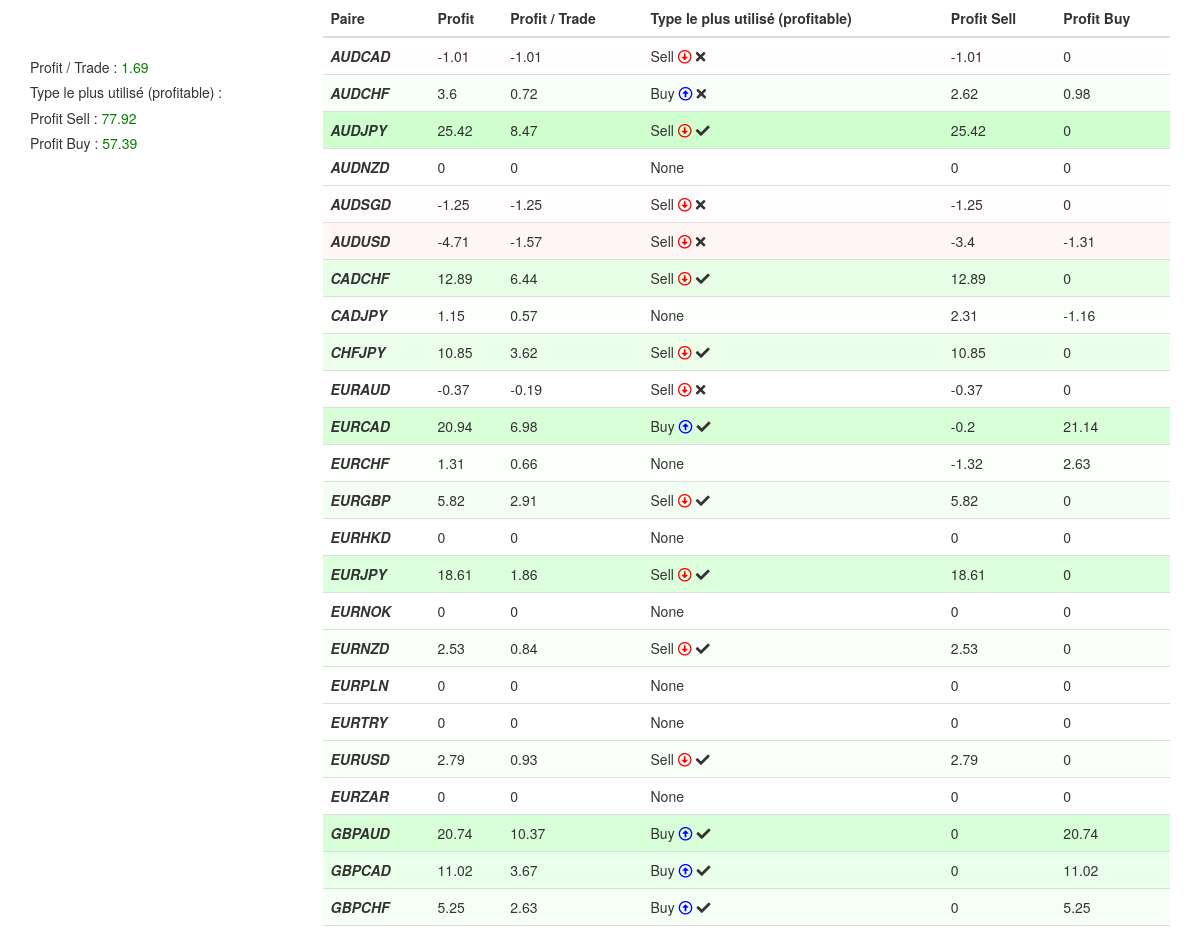
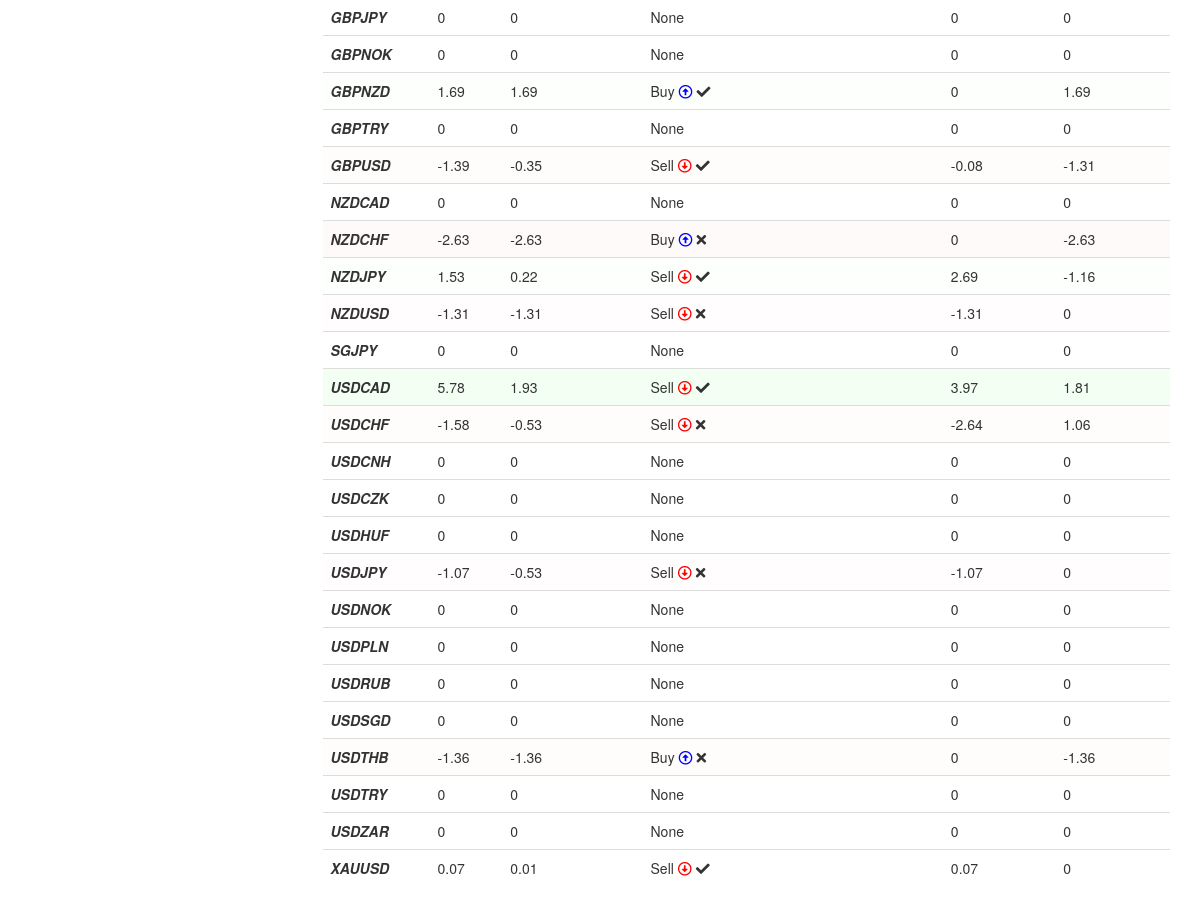
The page / on the database its author committed (2 pictures, top to bottom).
### tables this page shows
CREATE TABLE `trade` (
  `ID` int(11) NOT NULL,
  `Paire` varchar(6) NOT NULL,
  `Trade_type` varchar(4) NOT NULL,
  `resultat` float NOT NULL
);

### index.php (the view, shortened to what this page needs)
<?php
    include("bdd.php");
    $data = [];
    $req_all_paire = $bdd->query('SELECT * FROM paire');
    while($paire = $req_all_paire->fetch()['NOM']) {
        $data[$paire]['nom'] = $paire;
        $req_profit = $bdd->prepare('SELECT SUM(resultat) AS total FROM trade WHERE Paire = ? ');
        $req_profit->execute(array($paire));
        $profit = round($req_profit->fetch()['total'], 2);
        $data[$paire]['profit_total'] = $profit;
        $req_profit = $bdd->prepare('SELECT AVG(resultat) AS moyenne FROM trade WHERE Paire = ? ');
        $req_profit->execute(array($paire));
        $moyenne = round($req_profit->fetch()['moyenne'], 2);
        $data[$paire]['moyenne'] = $moyenne;
        $req_type = $bdd->prepare('SELECT Trade_type FROM trade WHERE Paire = ?');
        $req_type->execute(array($paire));
        $type = 0;
        while($t = $req_type->fetch())
        {
            if($t['Trade_type'] == "Buy")
            {
                $type = $type + 1;
            }
            elseif($t['Trade_type'] == "Sell")
            {
                $type = $type - 1;
            }
        }
        $data[$paire]['type'] = $type;
        $profit_sell = 0;
        $req_profit_sell = $bdd->prepare('SELECT resultat FROM trade WHERE Paire = ? AND Trade_type = "Sell" ');
        $req_profit_sell->execute(array($paire));
        while($sell = $req_profit_sell->fetch()['resultat'])
        {
            $profit_sell += $sell;
        }
        $data[$paire]['profit_sell'] = $profit_sell;
        $profit_buy = 0;
        $req_profit_buy = $bdd->prepare('SELECT resultat FROM trade WHERE Paire = ? AND Trade_type = "Buy" ');
        $req_profit_buy->execute(array($paire));
        while($buy = $req_profit_buy->fetch()['resultat'])
        {
            $profit_buy += $buy;
        }
        $data[$paire]['profit_buy'] = $profit_buy;
    }
    $req_sum_profit = $bdd->query('SELECT SUM(resultat) as total FROM trade');
    $sum_profit = $req_sum_profit->fetch()['total'];
?>
<!DOCTYPE html>
<html lang="fr">
<head>
    <?php
        include("style.php");
    ?>
</head>
<body>
<div class="container">
    <div class="row">
        <div class="col-md-3 info-global">
            <?php
                $req_p_t = $bdd->query('SELECT SUM(resultat) as somme, COUNT(ID) as nbr FROM trade');
                $p_t =  $req_p_t->fetch();
                $total = round(($p_t['somme'] / $p_t['nbr']), 2);
                $color_p_t = "red";
                if($total > 0)
                {
                    $color_p_t = "green";
                }
            ?>
            <h5>Profit / Trade : <span style="color: <?= $color_p_t ?>"><?= $total ?></span></h5>
            <h5>Type le plus utilisé (profitable) :</h5>
            <?php
                $req_profit_sell = $bdd->query('SELECT SUM(resultat) as somme FROM trade WHERE Trade_type = "Sell"');
                $profit_sell = $req_profit_sell->fetch()['somme'];
                $color_profit_sell = "red";
                if ($profit_sell > 0)
                {
                    $color_profit_sell = "green";
                }
            ?>
            <h5>Profit Sell : <span style="color: <?= $color_profit_sell ?>"><?= round($profit_sell, 2) ?></span></h5>
            <?php
            $req_profit_buy = $bdd->query('SELECT SUM(resultat) as somme FROM trade WHERE Trade_type = "Buy"');
            $profit_buy = $req_profit_buy->fetch()['somme'];
            $color_profit_buy = "red";
            if ($profit_buy > 0)
            {
                $color_profit_buy = "green";
            }
            ?>
            <h5>Profit Buy : <span style="color: <?= $color_profit_buy ?>"><?= round($profit_buy, 2) ?></span></h5>
        </div>
        <div class="col-md-9">
            <table class="table">
            <thead>
            <tr>
                <th onclick="sortTable(0)">Paire</th>
                <th onclick="sortTable_num(1)">Profit</th>
                <th onclick="sortTable_num(2)">Profit / Trade</th>
                <th onclick="sortTable(3)">Type le plus utilisé (profitable)</th>
                <th onclick="sortTable_num(4)">Profit Sell</th>
                <th onclick="sortTable_num(5)">Profit Buy</th>
            </tr>
            </thead>
            <tbody id="myTable">
            <?php
                foreach($data as $paire_data)
                {
                    $color_row = "";
                    if($paire_data['profit_total'] > 0)
                    {
                        $opacity = $paire_data['profit_total'] / $sum_profit;
                        $color_row = "rgba(0, 255, 0, ". $opacity .")";
                    }
                    elseif($paire_data['profit_total'] < 0)
                    {
                        $opacity = abs($paire_data['profit_total']) / $sum_profit;
                        $color_row = "rgba(255, 0, 0, ". $opacity .")";
                    }
            ?>
                <tr style="background-color: <?= $color_row ?> ">
                    <td><strong><em><?= $paire_data['nom'] ?></em></strong></td>
                    <td><?= $paire_data['profit_total'] ?></td>
                    <td><?= $paire_data['moyenne'] ?></td>
                    <?php
                        $type_profit = "None";
                        if ($paire_data['type'] > 0)
                        {
                            $type_profit = "Buy <i class=\"far fa-arrow-alt-circle-up\"></i>";
                            if($paire_data['profit_sell'] < $paire_data['profit_buy'])
                            {
                                $type_profit = $type_profit . " <i class=\"fas fa-check\"></i>";
                            }
                            else
                            {
                                $type_profit = $type_profit . " <i class=\"fas fa-times\"></i>";
                            }
                        }
                        elseif ($paire_data['type'] < 0)
                        {
                            $type_profit = "Sell <i class=\"far fa-arrow-alt-circle-down\"></i>";
                            if($paire_data['profit_sell'] > $paire_data['profit_buy'])
                            {
                                $type_profit = $type_profit . " <i class=\"fas fa-check\"></i>";
                            }
                            else
                            {
                                $type_profit = $type_profit . " <i class=\"fas fa-times\"></i>";
                            }
                        }
                    ?>
                    <td><?= $type_profit ?></td>
                    <td><?= $paire_data['profit_sell'] ?></td>
                    <td><?= $paire_data['profit_buy'] ?></td>
                </tr>
                <?php
                    }
                ?>
                </tbody>
            </table>
        </div>
    </div>
</div>
</body>
</html>

### style.php (shortened to what this page needs)
<link rel="stylesheet" href="https://maxcdn.bootstrapcdn.com/bootstrap/3.3.7/css/bootstrap.min.css">
<link rel="stylesheet" href="/forex/style.css">
<link rel="stylesheet" href="https://use.fontawesome.com/releases/v5.4.1/css/all.css">

### style.css (style rules this page uses)
.fa-arrow-alt-circle-down { color : red; }
.fa-arrow-alt-circle-up { color : blue; }
.info-global { margin-top: 50px; }

### rows shown on the page
trade: nom "AUDCAD", resultat "-1.01", shows "Sell", profit_buy "0"
trade: nom "GBPNZD", resultat "1.69", shows "Buy", profit_sell "0"
trade: nom "NZDCHF", resultat "-2.63", shows "Buy", profit_sell "0"
trade: nom "NZDUSD", resultat "-1.31", shows "Sell", profit_buy "0"
trade: nom "USDTHB", resultat "-1.36", shows "Buy", profit_sell "0"

### other values the page prints
$total "1.69"
$profit_sell "77.92"
$profit_buy "57.39"
$paire_data['nom'] "AUDCHF"
$paire_data['profit_total'] "3.6"
$paire_data['moyenne'] "0.72"
$paire_data['profit_sell'] "2.62"
$paire_data['profit_buy'] "0.98"
$paire_data['nom'] "AUDJPY"
$paire_data['profit_total'] "25.42"
$paire_data['moyenne'] "8.47"
$paire_data['profit_sell'] "25.42"
$paire_data['profit_buy'] "0"
$paire_data['nom'] "AUDNZD"
$paire_data['profit_total'] "0"
